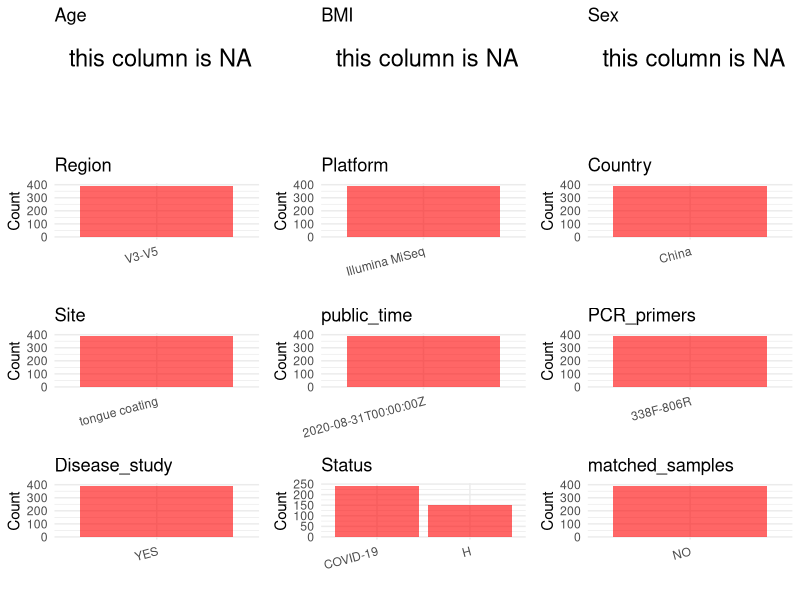

This chart was generated by the following R code: (Note: this script raises an error after producing the figure.)
## ---- chunk 1
# Load necessary libraries
library(dplyr)
library(ggplot2)
library(cowplot)

# Set working directory (update this path to your local directory)
setwd("D:/metadata/3/PRJNA660302")

# Read the initial metadata files
initial_meta<-read.csv("SraRunTable.csv",header = T)

# Combine the two metadata files
#meta <- rbind(initial_meta, initial_meta1)

#Remove entries non-oral samples
#initial_meta <- subset(initial_meta,BioSampleModel != "Metagenome or environmental")

# Check the number of samples containing "HT" in Sample.Name (e.g., healthy controls)
#nrow(subset(meta, grepl("HT", Sample.Name)))

# Display the first few rows of the metadata
head(initial_meta)
## ---- chunk 2
# Create a uniform metadata dataframe
metadata <- data.frame(
  BioProject = initial_meta$BioProject,
  Run = initial_meta$Run,
  sample_name = initial_meta$Sample.Name,
  Age = NA,
  BMI = NA,
  Sex=NA,
  Region = "V3-V5",
  Platform = initial_meta$Instrument,
  Country = initial_meta$geo_loc_name_country,
  Site = initial_meta$isolation_source,
  public_time = initial_meta$ReleaseDate,
  Status      = ifelse(grepl("^RZGC",  initial_meta$Sample.Name), "COVID-19",
                       ifelse(grepl("^RZG2",  initial_meta$Sample.Name), "H",
                              ifelse(grepl("^RZGD", initial_meta$Sample.Name), "H",NA))),
  stringsAsFactors = FALSE
)
## ---- chunk 3
# Add information obtained from the publication
metadata$PCR_primers <- "338F-806R"
metadata$title <- "Alterations in the human oral and gut microbiomes and lipidomics in COVID-19"
metadata$Disease_study <- "YES"
# Assign disease status based on sample_name patterns

keep_subjects <- unique(subset(metadata, Site == "tongue coating")$sample_name)
metadata <- subset(metadata, sample_name %in% keep_subjects)


metadata$matched_samples <- "NO"
## ---- chunk 4
# Check the number of unique runs and sample names
print(paste("Number of unique runs:", length(unique(metadata$Run))))
print(paste("Number of unique sample names:", length(unique(metadata$sample_name))))
## ---- chunk 5
# Select columns for visualization
plot_data <- metadata %>%
  select(-BioProject, -Run, -sample_name, -title)

# Function to create simple plots for each column
create_simple_plots <- function(data) {
  plots <- list()
  
  for (col in colnames(data)) {
    # Check if the column is all NA
    if (all(is.na(data[[col]]))) {
      # Create an empty plot with text indicating all NA
      p <- ggplot() +
        annotate("text", x = 0.5, y = 0.5, label = "this column is NA", size = 6) +
        labs(title = col) +
        theme_void()
    } else if (is.numeric(data[[col]])) {
      # Numeric variable: histogram
      p <- ggplot(data, aes(x = .data[[col]])) +
        geom_histogram(fill = "blue", alpha = 0.6, bins = 20, na.rm = TRUE) +
        labs(title = col) +
        theme_minimal()
    } else {
      # Categorical variable: bar plot (remove NA values)
      count_data <- as.data.frame(table(data[[col]], useNA = "ifany"))
      p <- ggplot(count_data, aes(x = reorder(Var1, -Freq), y = Freq)) +
        geom_col(fill = "red", alpha = 0.6) +
        labs(title = col, x = NULL, y = "Count") +
        theme_minimal() +
        theme(axis.text.x = element_text(angle = 15, hjust = 1))
    }
    plots[[col]] <- p
  }
  
  return(plots)
}

# Generate and arrange plots
plots <- create_simple_plots(plot_data)
p<-plot_grid(plots$Age, 
          plots$BMI, 
          plots$Sex, 
          plots$Region, 
          plots$Platform, 
          plots$Country, 
          plots$Site,
          plots$public_time, 
          plots$PCR_primers,
          plots$Disease_study,
          plots$Status,
          plots$matched_samples,# add 
          ncol = 3, align = "hv", axis = "lb")
ggsave("Metadata_Summary.png", plot = p, width = 8, height = 6, dpi = 150)
## ---- chunk 6
knitr::include_graphics("metadata_summary.png")
## ---- chunk 7
# Reorder columns to match the desired format
metadata <- metadata[, c(
  "BioProject", "Run", "sample_name", "Age", "BMI", "Sex", 
  "Region", "Platform", "Country", "Site", "public_time", 
  "PCR_primers", "title", "Disease_study", "Status","matched_samples"
)]

# Export the uniform metadata to a CSV file
write.csv(metadata, file = "metadata.csv", quote = TRUE)
head(metadata)
